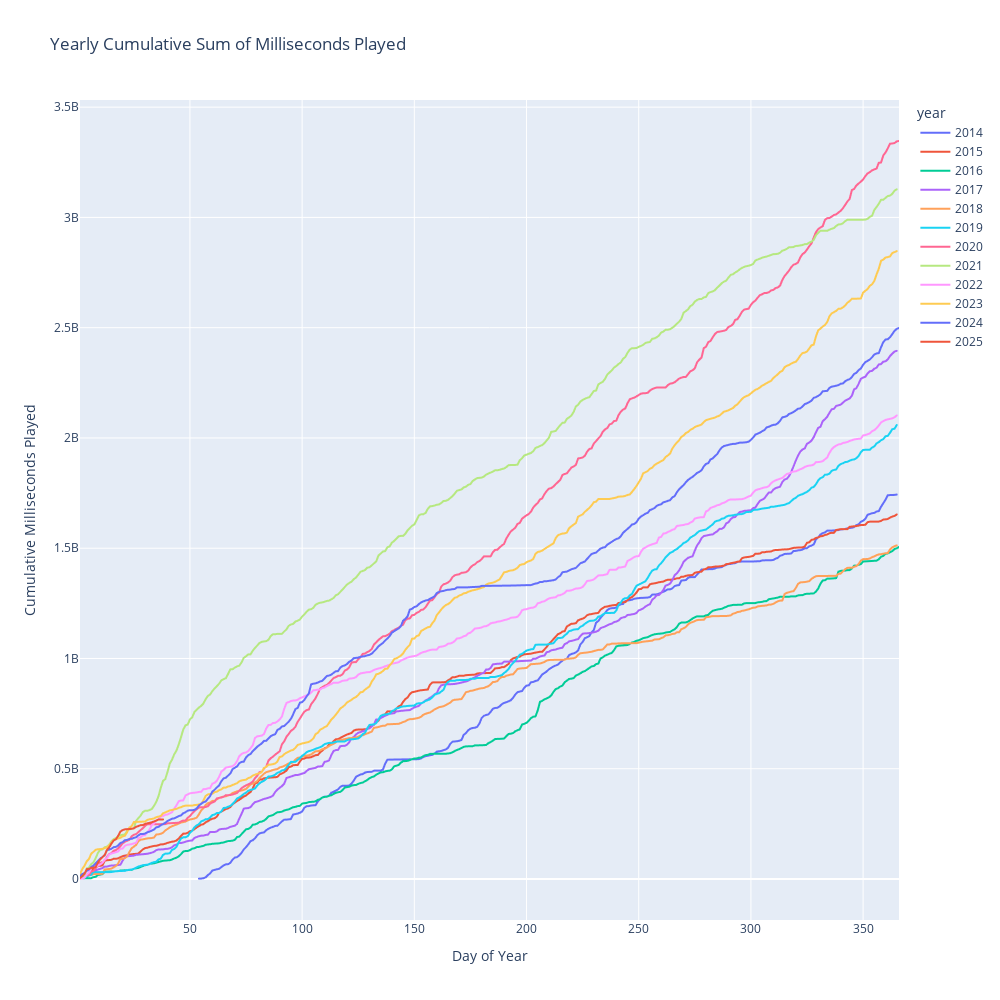

Write notebook code for a chart like this one.
### Code cell
# Plot with Plotly
fig = px.line(
    year_cum_df, 
    x='day_of_year',  # x-axis is day of the year
    y='cum_sum_played', 
    color='year',      # Color lines by year (legend)
    title='Yearly Cumulative Sum of Milliseconds Played',
    hover_data={"Date": year_cum_df["month_day"]}
)

# Customize the x-axis to show day of year
fig.update_xaxes(
    title_text="Day of Year"
)

fig.update_yaxes(
    title_text="Cumulative Milliseconds Played"
)

# Set width and height
fig.update_layout(width=1000, height=1000)  # Make it wider

fig.show()

### Figure 1 — Plotly figure (JSON) as saved in the notebook; plotly's stock layout.template omitted (floating-point values rounded to 4 significant figures; data arrays with more than 128 entries replaced by an {"elided": "..."} marker saying what was removed)
{"data": [{"customdata": {"elided": "276x1 str values"}, "hovertemplate": "year=2014<br>day_of_year=%{x}<br>cum_sum_played=%{y}<br>Date=%{customdata[0]}<extra></extra>", "legendgroup": "2014", "line": {"color": "#636efa", "dash": "solid"}, "marker": {"symbol": "circle"}, "mode": "lines", "name": "2014", "showlegend": true, "type": "scattergl", "x": {"elided": "276 int values"}, "xaxis": "x", "y": {"elided": "276 int values"}, "yaxis": "y"}, {"customdata": {"elided": "342x1 str values"}, "hovertemplate": "year=2015<br>day_of_year=%{x}<br>cum_sum_played=%{y}<br>Date=%{customdata[0]}<extra></extra>", "legendgroup": "2015", "line": {"color": "#EF553B", "dash": "solid"}, "marker": {"symbol": "circle"}, "mode": "lines", "name": "2015", "showlegend": true, "type": "scattergl", "x": {"elided": "342 int values"}, "xaxis": "x", "y": {"elided": "342 int values"}, "yaxis": "y"}, {"customdata": {"elided": "316x1 str values"}, "hovertemplate": "year=2016<br>day_of_year=%{x}<br>cum_sum_played=%{y}<br>Date=%{customdata[0]}<extra></extra>", "legendgroup": "2016", "line": {"color": "#00cc96", "dash": "solid"}, "marker": {"symbol": "circle"}, "mode": "lines", "name": "2016", "showlegend": true, "type": "scattergl", "x": {"elided": "316 int values"}, "xaxis": "x", "y": {"elided": "316 int values"}, "yaxis": "y"}, {"customdata": {"elided": "335x1 str values"}, "hovertemplate": "year=2017<br>day_of_year=%{x}<br>cum_sum_played=%{y}<br>Date=%{customdata[0]}<extra></extra>", "legendgroup": "2017", "line": {"color": "#ab63fa", "dash": "solid"}, "marker": {"symbol": "circle"}, "mode": "lines", "name": "2017", "showlegend": true, "type": "scattergl", "x": {"elided": "335 int values"}, "xaxis": "x", "y": {"elided": "335 int values"}, "yaxis": "y"}, {"customdata": {"elided": "316x1 str values"}, "hovertemplate": "year=2018<br>day_of_year=%{x}<br>cum_sum_played=%{y}<br>Date=%{customdata[0]}<extra></extra>", "legendgroup": "2018", "line": {"color": "#FFA15A", "dash": "solid"}, "marker": {"symbol": "circle"}, "mode": "lines", "name": "2018", "showlegend": true, "type": "scattergl", "x": {"elided": "316 int values"}, "xaxis": "x", "y": {"elided": "316 int values"}, "yaxis": "y"}, {"customdata": {"elided": "331x1 str values"}, "hovertemplate": "year=2019<br>day_of_year=%{x}<br>cum_sum_played=%{y}<br>Date=%{customdata[0]}<extra></extra>", "legendgroup": "2019", "line": {"color": "#19d3f3", "dash": "solid"}, "marker": {"symbol": "circle"}, "mode": "lines", "name": "2019", "showlegend": true, "type": "scattergl", "x": {"elided": "331 int values"}, "xaxis": "x", "y": {"elided": "331 int values"}, "yaxis": "y"}, {"customdata": {"elided": "358x1 str values"}, "hovertemplate": "year=2020<br>day_of_year=%{x}<br>cum_sum_played=%{y}<br>Date=%{customdata[0]}<extra></extra>", "legendgroup": "2020", "line": {"color": "#FF6692", "dash": "solid"}, "marker": {"symbol": "circle"}, "mode": "lines", "name": "2020", "showlegend": true, "type": "scattergl", "x": {"elided": "358 int values"}, "xaxis": "x", "y": {"elided": "358 int values"}, "yaxis": "y"}, {"customdata": {"elided": "362x1 str values"}, "hovertemplate": "year=2021<br>day_of_year=%{x}<br>cum_sum_played=%{y}<br>Date=%{customdata[0]}<extra></extra>", "legendgroup": "2021", "line": {"color": "#B6E880", "dash": "solid"}, "marker": {"symbol": "circle"}, "mode": "lines", "name": "2021", "showlegend": true, "type": "scattergl", "x": {"elided": "362 int values"}, "xaxis": "x", "y": {"elided": "362 int values"}, "yaxis": "y"}, {"customdata": {"elided": "352x1 str values"}, "hovertemplate": "year=2022<br>day_of_year=%{x}<br>cum_sum_played=%{y}<br>Date=%{customdata[0]}<extra></extra>", "legendgroup": "2022", "line": {"color": "#FF97FF", "dash": "solid"}, "marker": {"symbol": "circle"}, "mode": "lines", "name": "2022", "showlegend": true, "type": "scattergl", "x": {"elided": "352 int values"}, "xaxis": "x", "y": {"elided": "352 int values"}, "yaxis": "y"}, {"customdata": {"elided": "343x1 str values"}, "hovertemplate": "year=2023<br>day_of_year=%{x}<br>cum_sum_played=%{y}<br>Date=%{customdata[0]}<extra></extra>", "legendgroup": "2023", "line": {"color": "#FECB52", "dash": "solid"}, "marker": {"symbol": "circle"}, "mode": "lines", "name": "2023", "showlegend": true, "type": "scattergl", "x": {"elided": "343 int values"}, "xaxis": "x", "y": {"elided": "343 int values"}, "yaxis": "y"}, {"customdata": {"elided": "338x1 str values"}, "hovertemplate": "year=2024<br>day_of_year=%{x}<br>cum_sum_played=%{y}<br>Date=%{customdata[0]}<extra></extra>", "legendgroup": "2024", "line": {"color": "#636efa", "dash": "solid"}, "marker": {"symbol": "circle"}, "mode": "lines", "name": "2024", "showlegend": true, "type": "scattergl", "x": {"elided": "338 int values"}, "xaxis": "x", "y": {"elided": "338 int values"}, "yaxis": "y"}, {"customdata": [["1/1"], ["1/2"], ["1/3"], ["1/4"], ["1/5"], ["1/6"], ["1/7"], ["1/8"], ["1/9"], ["1/10"], ["1/11"], ["1/12"], ["1/13"], ["1/14"], ["1/15"], ["1/16"], ["1/17"], ["1/18"], ["1/19"], ["1/20"], ["1/21"], ["1/22"], ["1/23"], ["1/25"], ["1/26"], ["1/27"], ["1/28"], ["1/29"], ["1/30"], ["2/2"], ["2/3"], ["2/4"], ["2/5"], ["2/7"]], "hovertemplate": "year=2025<br>day_of_year=%{x}<br>cum_sum_played=%{y}<br>Date=%{customdata[0]}<extra></extra>", "legendgroup": "2025", "line": {"color": "#EF553B", "dash": "solid"}, "marker": {"symbol": "circle"}, "mode": "lines", "name": "2025", "showlegend": true, "type": "scattergl", "x": [1, 2, 3, 4, 5, 6, 7, 8, 9, 10, 11, 12, 13, 14, 15, 16, 17, 18, 19, 20, 21, 22, 23, 25, 26, 27, 28, 29, 30, 33, 34, 35, 36, 38], "xaxis": "x", "y": [3729150, 12886045, 23762919, 44593574, 46069959, 50419732, 51461097, 54391193, 74577475, 88888959, 98533315, 109192982, 132032159, 142833178, 160361295, 174519921, 180020089, 195971089, 214951679, 222034744, 225106239, 226223978, 226459450, 229778865, 236696029, 239933677, 244297888, 244582940, 249976345, 257164356, 261006061, 264635956, 270119342, 270168904], "yaxis": "y"}], "layout": {"height": 1000, "legend": {"title": {"text": "year"}, "tracegroupgap": 0}, "title": {"text": "Yearly Cumulative Sum of Milliseconds Played"}, "width": 1000, "xaxis": {"anchor": "y", "domain": [0, 1], "title": {"text": "Day of Year"}}, "yaxis": {"anchor": "x", "domain": [0, 1], "title": {"text": "Cumulative Milliseconds Played"}}}}
